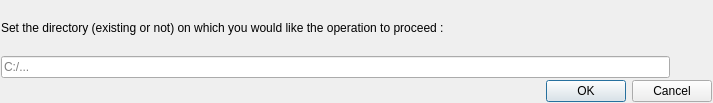
<?xml version="1.0" encoding="UTF-8"?>
<ui version="4.0">
 <class>getFolderPathDialog</class>
 <widget class="QDialog" name="getFolderPathDialog">
  <property name="geometry">
   <rect>
    <x>0</x>
    <y>0</y>
    <width>713</width>
    <height>103</height>
   </rect>
  </property>
  <property name="windowTitle">
   <string>Set the directory option</string>
  </property>
  <layout class="QVBoxLayout" name="verticalLayout">
   <property name="spacing">
    <number>2</number>
   </property>
   <property name="leftMargin">
    <number>1</number>
   </property>
   <property name="topMargin">
    <number>1</number>
   </property>
   <property name="rightMargin">
    <number>1</number>
   </property>
   <property name="bottomMargin">
    <number>1</number>
   </property>
   <item>
    <widget class="QLabel" name="label">
     <property name="text">
      <string>Set the directory (existing or not) on which you would like the operation to proceed :</string>
     </property>
    </widget>
   </item>
   <item>
    <layout class="QHBoxLayout" name="horizontalLayout">
     <property name="spacing">
      <number>2</number>
     </property>
     <item>
      <widget class="QLineEdit" name="lineEdit">
       <property name="placeholderText">
        <string>C:/...</string>
       </property>
      </widget>
     </item>
     <item>
      <widget class="QPushButton" name="pushButton">
       <property name="sizePolicy">
        <sizepolicy hsizetype="Fixed" vsizetype="Fixed">
         <horstretch>0</horstretch>
         <verstretch>0</verstretch>
        </sizepolicy>
       </property>
       <property name="toolTip">
        <string>Browse a directory in order to help to set the path...</string>
       </property>
       <property name="iconSize">
        <size>
         <width>24</width>
         <height>24</height>
        </size>
       </property>
       <property name="flat">
        <bool>true</bool>
       </property>
      </widget>
     </item>
    </layout>
   </item>
   <item>
    <widget class="QDialogButtonBox" name="buttonBox">
     <property name="orientation">
      <enum>Qt::Orientation::Horizontal</enum>
     </property>
     <property name="standardButtons">
      <set>QDialogButtonBox::StandardButton::Cancel|QDialogButtonBox::StandardButton::Ok</set>
     </property>
    </widget>
   </item>
  </layout>
 </widget>
 <resources/>
 <connections>
  <connection>
   <sender>buttonBox</sender>
   <signal>accepted()</signal>
   <receiver>getFolderPathDialog</receiver>
   <slot>accept()</slot>
   <hints>
    <hint type="sourcelabel">
     <x>248</x>
     <y>254</y>
    </hint>
    <hint type="destinationlabel">
     <x>157</x>
     <y>274</y>
    </hint>
   </hints>
  </connection>
  <connection>
   <sender>buttonBox</sender>
   <signal>rejected()</signal>
   <receiver>getFolderPathDialog</receiver>
   <slot>reject()</slot>
   <hints>
    <hint type="sourcelabel">
     <x>316</x>
     <y>260</y>
    </hint>
    <hint type="destinationlabel">
     <x>286</x>
     <y>274</y>
    </hint>
   </hints>
  </connection>
 </connections>
</ui>
